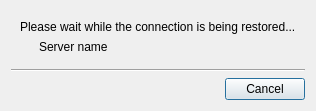
<?xml version="1.0" encoding="UTF-8"?>
<ui version="4.0">
 <class>ReconnectInfoDialog</class>
 <widget class="QDialog" name="ReconnectInfoDialog">
  <property name="windowModality">
   <enum>Qt::ApplicationModal</enum>
  </property>
  <property name="geometry">
   <rect>
    <x>0</x>
    <y>0</y>
    <width>286</width>
    <height>109</height>
   </rect>
  </property>
  <property name="windowTitle">
   <string>Reconnecting...</string>
  </property>
  <property name="modal">
   <bool>true</bool>
  </property>
  <layout class="QVBoxLayout" name="verticalLayout_2">
   <item>
    <widget class="QWidget" name="widget" native="true">
     <layout class="QVBoxLayout" name="verticalLayout">
      <item>
       <widget class="QLabel" name="label">
        <property name="text">
         <string>Please wait while the connection is being restored...</string>
        </property>
       </widget>
      </item>
      <item>
       <layout class="QGridLayout" name="gridLayout" columnstretch="0,0,1">
        <item row="0" column="2">
         <widget class="QLabel" name="nameLabel">
          <property name="text">
           <string>Server name</string>
          </property>
         </widget>
        </item>
        <item row="0" column="0">
         <widget class="QnProgressWidget" name="progressWidget" native="true"/>
        </item>
        <item row="0" column="1">
         <widget class="QLabel" name="iconLabel">
          <property name="text">
           <string notr="true">&lt;Icon&gt;</string>
          </property>
         </widget>
        </item>
       </layout>
      </item>
     </layout>
    </widget>
   </item>
   <item>
    <widget class="Line" name="line">
     <property name="orientation">
      <enum>Qt::Horizontal</enum>
     </property>
    </widget>
   </item>
   <item>
    <widget class="QDialogButtonBox" name="buttonBox">
     <property name="standardButtons">
      <set>QDialogButtonBox::Cancel</set>
     </property>
    </widget>
   </item>
  </layout>
 </widget>
 <customwidgets>
  <customwidget>
   <class>QnProgressWidget</class>
   <extends>QWidget</extends>
   <header location="global">ui/widgets/common/progress_widget.h</header>
   <container>1</container>
  </customwidget>
 </customwidgets>
 <resources/>
 <connections/>
</ui>
